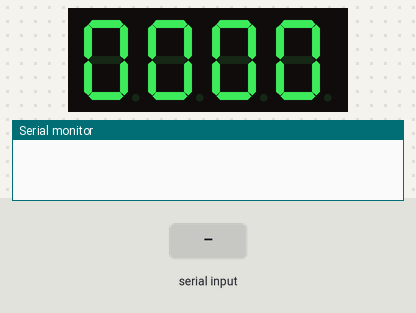
Simulated run of this sketch. Board: Arduino Uno, built with avr-gcc and run on an emulated ATmega328P. Parts: 4-digit seven-segment display, the last lines printed to the serial monitor. Wiring (inferred from the names in the program): 4-digit 7-segment display, segments lit when HIGH: segments pin 2, pin 3, pin 4, pin 5, pin 6, pin 7, pin 8; digit selects pin 9, pin 10, pin 11, pin 12. Inputs (shaded band) come from the test bench. The segment pins are drawn as the display they are named for.

Above: at 1.2 s.
1.3 s: "90,45\n" received over Serial
At 1.8 s:
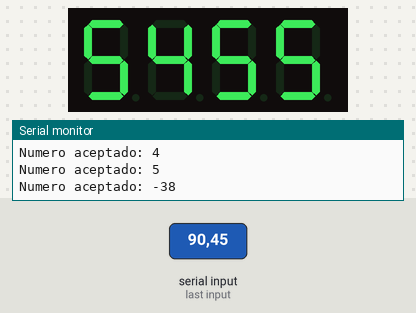
2.9 s: "30,150\n" received over Serial
At 3.7 s:
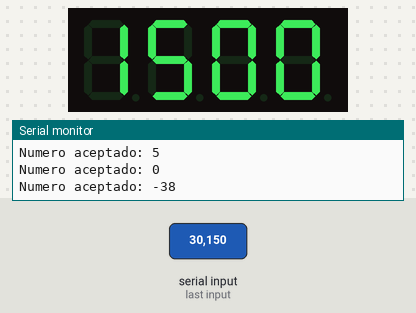
Timing chart, 0 to 5.9 s (numbered marks = the images above; inputs shaded):
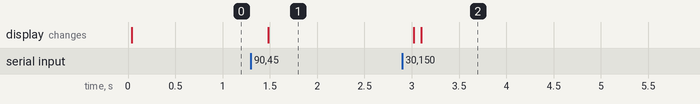

Measured:
- after the input at 1.3 s, the display: changes after 0.18 s (image 1)
- after the input at 2.9 s, the display: first changes after 0.12 s (image 2 shows a later state)

The sketch:

EjercicioNum8.ino
```cpp
byte data[10] = {
  B01111110,  B00001100,  B10110110,  B10011110,  B11001100,
  B11011010,  B11111010,  B00001110,  B11111110,  B11001110
};
int Pines[7] = {
  2,3,4,5,6,7,8 };
int array[4]={
  0,0,0,0};
int Numero, Contador=0;

int DigitaNumero (int Numero, int Posicion){
  int Contador = 1;
  for (int i=9; i<=12; i++){
    if  (i == Posicion){
      digitalWrite(i,HIGH);
    }
    else {
      digitalWrite(i,LOW);
    }
  }
  for( byte i=Numero; i<=Numero; i++) {
    for ( byte j=0; j<=7; j++) {
      digitalWrite( Contador, bitRead(data[i], j));
      Contador++ ;
    }
    Contador = 1;
    break;
  }
}

void setup() {
  for ( int i=2; i<=12; i++ ){
    pinMode( i, OUTPUT );
  }
  Serial.begin( 9600 );
}

void loop() {
  if ( Serial.available() ){
    Numero = (Serial.read() - 48);
    array[3] = array[2];
    array[2] = array[1];
    array[1] = array[0];
    array[0] = Numero;

    Serial.print("Numero aceptado: ");
    Serial.print(array[Contador]);
    Serial.println(" ");
  }
  for ( int i=3; i>=0; i-=1 ){
    DigitaNumero ( array[i],12-i );
    delay(5);
  }
}
```
